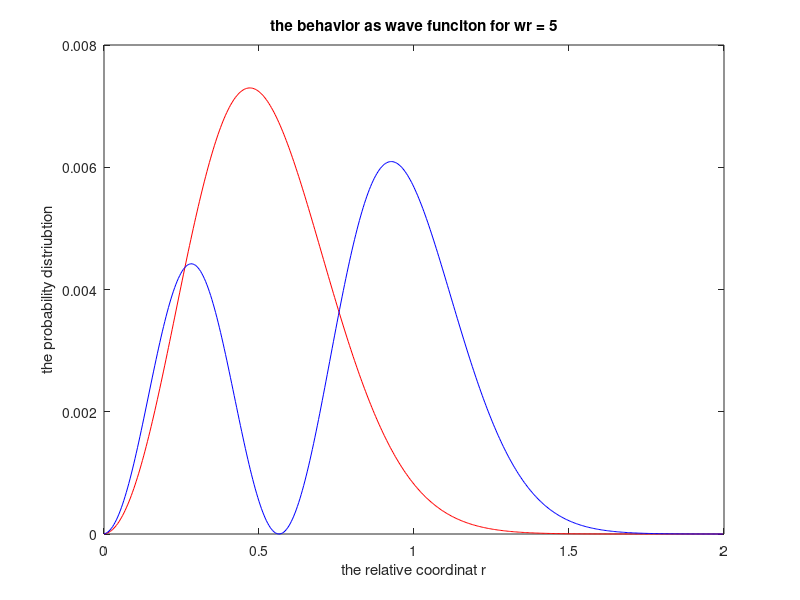

Recreate this plot in MATLAB.
fid=fopen('text.txt')
    s = textscan(fid,'%f %f %f')
fclose(fid)

x=s{1};
y=s{2};
z=s{3};


plot(x,y,'red')
hold on
plot(x,z,'blue')


title('the behavior as wave funciton for wr = 5')
xlabel('the relative coordinat r')
ylabel('the probability distriubtion')
